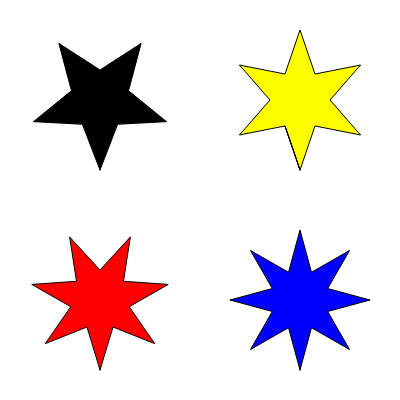
Frame 1 (no input)
Frame 2 (the mouse pressed at the canvas centre, redrawn once): identical to frame 1, image omitted

The p5.js sketch that drew this single still picture (run headless with seeded random() and noise() and a simulated clock; the mouse was pressed at the canvas centre and the sketch redrawn once):

// p5.js sketch
// ── sketch.js
function setup() {
    createCanvas(400, 400)
    noLoop();
}

function draw() {
    background(255);

        drawStar(100, 100, 30, 70, 5, color(0))
        drawStar(300, 100, 30, 70, 6, color (255, 255, 0))
        drawStar(100, 300, 30, 70, 7, color(255, 0, 0))
        drawStar(300, 300, 30, 70, 8, color(0, 0, 255))
}

function drawStar(x, y, radius1, radius2, npoints, col) {
    push();
    translate(x, y)
    fill(col)
    beginShape()

    for (let i = 0; i < TWO_PI; i += TWO_PI / npoints) {
        let angle = i + HALF_PI
        let sx = cos(angle) * radius2
        let sy = sin(angle) * radius2
        vertex(sx, sy)

        angle += TWO_PI / npoints / 2
        sx = cos(angle) * radius1
        sy = sin(angle) * radius1
        vertex(sx, sy)
    }

    endShape(CLOSE)
    pop()
}
